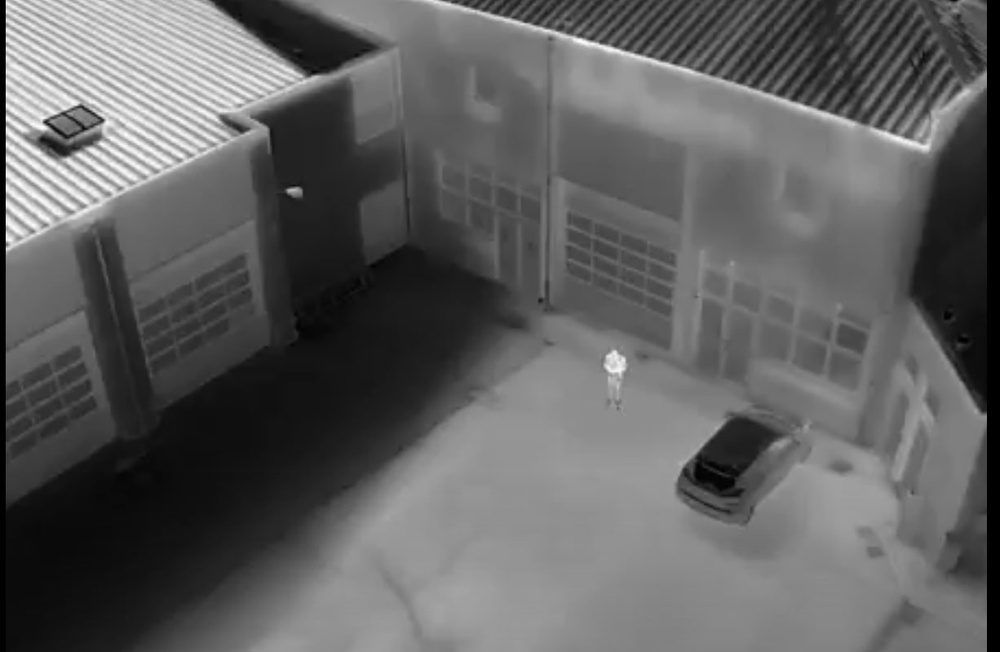
#> input picture codes_old/yolos/images/image1.jpg, 1000 x 652 px, shrunk from 1226 x 799 before the run, given in place of vidéo.mp4, which was not available
$ python programme3.py
#> lines starting #> are read from the running program, lines starting #| are printed output that depends on the picture; after the words box and inside, x2 and y2 are one past the last pixel; in counts of white or black regions, pixels touching at a corner belong together; pictures that were not available may be replaced by others from this repository, and a replacement may not be noted
# -*- coding: utf-8 -*-
"""
Created on Thu Apr 21 22:35:31 2022

@author: Gaëtan Le Fournis
"""


import cv2
import numpy as np

#création de bandes de couleurs pour convertir les images en gris en images Y,U,V car Python bugue avec les images Y,U,V
def make_lut_u():
    return np.array([[[i,255-i,0] for i in range(256)]],dtype=np.uint8)

def make_lut_v():
    return np.array([[[0,255-i,i] for i in range(256)]],dtype=np.uint8)

lut_u, lut_v = make_lut_u(), make_lut_v()

low = np.array([0,127,127]) #attention BVR et pas RVB en python
high = np.array([1,128,128])
color_infos = (0,255,255)
cap = cv2.VideoCapture("vidéo.mp4")
#cap = cv2.VideoCapture(0)


while True:
    ret, img = cap.read()
#> img is the input picture: shape (652, 1000, 3); min 0, max 255, mean 95.7
    img_yuv = cv2.cvtColor(img, cv2.COLOR_BGR2YUV)
#> img_yuv: shape (652, 1000, 3); mean of channels 0, 1, 2 95.7, 128, 128
    img_yuv = cv2.blur(img_yuv, (5,5))
#> img_yuv: shape (652, 1000, 3); mean of channels 0, 1, 2 95.7, 128, 128
    y, u, v = cv2.split(img_yuv)
#> u: shape (652, 1000); every value is 128
    y = cv2.cvtColor(y, cv2.COLOR_GRAY2BGR)
#> y: shape (652, 1000, 3)
    u = cv2.cvtColor(u, cv2.COLOR_GRAY2BGR)
#> u: shape (652, 1000, 3); every value is 128
    v = cv2.cvtColor(v, cv2.COLOR_GRAY2BGR)
    u_mapped = cv2.LUT(u, lut_u)
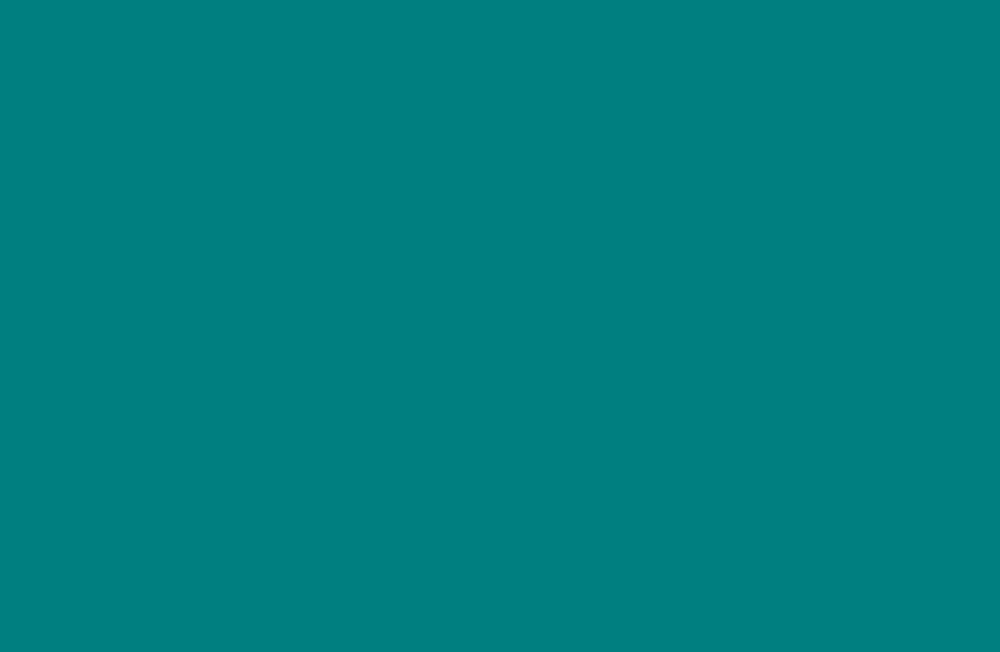
#> u_mapped: shape (652, 1000, 3); mean B, G, R 128, 127, 0
    v_mapped = cv2.LUT(v, lut_v)
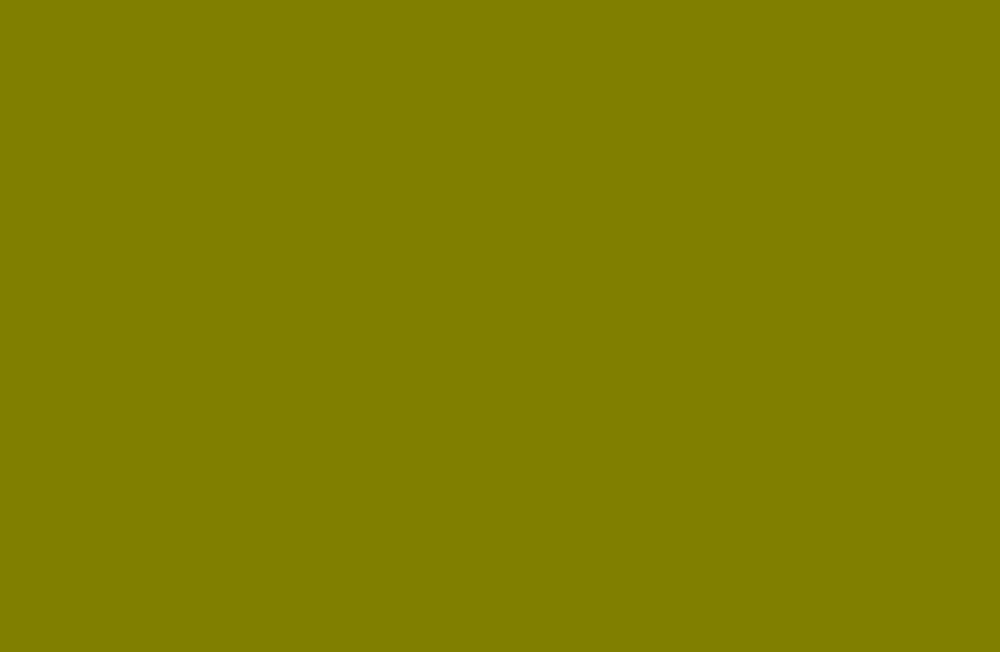
#> v_mapped: shape (652, 1000, 3); mean B, G, R 0, 127, 128
    mask_v = cv2.inRange(v_mapped, low, high)
#> mask_v: shape (652, 1000); every value is 255
    mask_v = cv2.erode(mask_v, None, iterations = 4)
    mask_v = cv2.dilate(mask_v, None, iterations = 4)
    img2 = cv2.bitwise_and(v, v, mask = mask_v)
    elements = cv2.findContours(mask_v, cv2.RETR_EXTERNAL, cv2.CHAIN_APPROX_SIMPLE)[-2]
#> elements = [[[0, 0], [0, 651], [999, 651], [999, 0]]]

    if len(elements) > 0:
        c = max(elements, key = cv2.contourArea)
#> c = [[0, 0], [0, 651], [999, 651], [999, 0]]
        ((x,y), rayon) = cv2.minEnclosingCircle(c)
#> x = 499.5; y = 325.5; rayon = 596.2
        cv2.rectangle(img, (int(x-20), int(y-20)), (int(x+20),int(y+20)), color_infos, 1)
#> img: shape (652, 1000, 3); 0.02% of pixels changed, all inside (x1, y1, x2, y2) = (479, 305, 520, 346)
    cv2.imshow('Camera', img)
    cv2.imshow("u",u_mapped)
    cv2.imshow("v",v_mapped)
    cv2.imshow("mask_v",mask_v)
    if cv2.waitKey(1) == ord('q'):
#> (key q is pressed here)
        break

cap.release()
cv2.destroyAllWindows()
